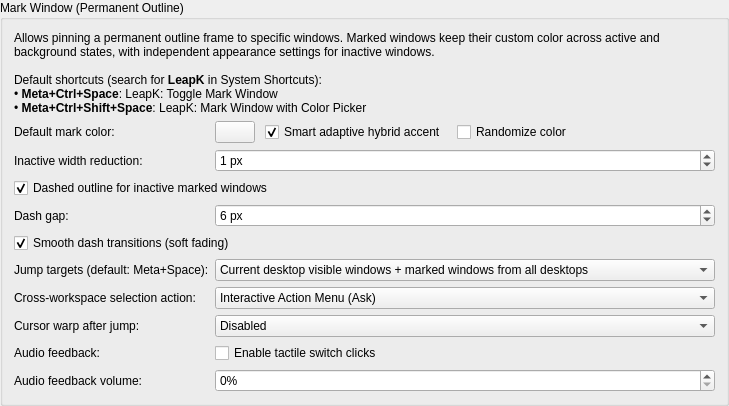
        <widget class="QGroupBox" name="groupMarkWindow">
         <property name="title">
          <string>Mark Window (Permanent Outline)</string>
         </property>
         <layout class="QFormLayout" name="formLayoutMarkWindow">
          <item row="0" column="0" colspan="2">
           <widget class="QLabel" name="label_markWindowDescription">
            <property name="text">
             <string>Allows pinning a permanent outline frame to specific windows. Marked windows keep their custom color across active and background states, with independent appearance settings for inactive windows.&lt;br&gt;&lt;br&gt;Default shortcuts (search for &lt;b&gt;LeapK&lt;/b&gt; in System Shortcuts):&lt;br&gt;&amp;bull; &lt;b&gt;Meta+Ctrl+Space&lt;/b&gt;: LeapK: Toggle Mark Window&lt;br&gt;&amp;bull; &lt;b&gt;Meta+Ctrl+Shift+Space&lt;/b&gt;: LeapK: Mark Window with Color Picker</string>
            </property>
            <property name="wordWrap">
             <bool>true</bool>
            </property>
           </widget>
          </item>
          <item row="1" column="0">
           <widget class="QLabel" name="label_markDefaultColor">
            <property name="text">
             <string>Default mark color:</string>
            </property>
            <property name="toolTip">
             <string>Default outline color used when toggling window mark via shortcut (default: #e74c3c red).</string>
            </property>
           </widget>
          </item>
          <item row="1" column="1">
           <layout class="QHBoxLayout" name="layoutMarkDefaultColor">
            <property name="spacing">
             <number>10</number>
            </property>
            <item>
             <widget class="KColorButton" name="kcfg_MarkDefaultColor">
              <property name="alphaChannelEnabled">
               <bool>true</bool>
              </property>
              <property name="toolTip">
               <string>Default outline color used when toggling window mark via shortcut.</string>
              </property>
             </widget>
            </item>
            <item>
             <widget class="QCheckBox" name="kcfg_MarkSmartAdaptive">
              <property name="text">
               <string>Smart adaptive hybrid accent</string>
              </property>
              <property name="checked">
               <bool>true</bool>
              </property>
              <property name="toolTip">
               <string>Automatically extract each window's mark outline color using the Smart Adaptive (Hybrid) algorithm based on its live content and icon.</string>
              </property>
             </widget>
            </item>
            <item>
             <widget class="QCheckBox" name="kcfg_MarkRandomColor">
              <property name="text">
               <string>Randomize color</string>
              </property>
              <property name="checked">
               <bool>false</bool>
              </property>
              <property name="toolTip">
               <string>Randomize the outline color each time a window is marked instead of using a fixed default color.</string>
              </property>
             </widget>
            </item>
            <item>
             <spacer name="spacerMarkDefaultColor">
              <property name="orientation">
               <enum>Qt::Horizontal</enum>
              </property>
              <property name="sizeHint" stdset="0">
               <size>
                <width>40</width>
                <height>20</height>
               </size>
              </property>
             </spacer>
            </item>
           </layout>
          </item>
          <item row="2" column="0">
           <widget class="QLabel" name="label_markInactiveWidthReduction">
            <property name="text">
             <string>Inactive width reduction:</string>
            </property>
            <property name="toolTip">
             <string>Reduces the outline border thickness for inactive marked windows by this amount in pixels (default: 1 px). Clamped to a minimum of 1 px.</string>
            </property>
           </widget>
          </item>
          <item row="2" column="1">
           <widget class="QSpinBox" name="kcfg_MarkInactiveWidthReduction">
            <property name="toolTip">
             <string>Reduces the outline border thickness for inactive marked windows by this amount in pixels (default: 1 px). Clamped to a minimum of 1 px.</string>
            </property>
            <property name="minimum">
             <number>0</number>
            </property>
            <property name="maximum">
             <number>10</number>
            </property>
            <property name="singleStep">
             <number>1</number>
            </property>
            <property name="value">
             <number>1</number>
            </property>
            <property name="suffix">
             <string> px</string>
            </property>
            <property name="specialValueText">
             <string>0 px (same width)</string>
            </property>
           </widget>
          </item>
          <item row="3" column="0" colspan="2">
           <widget class="QCheckBox" name="kcfg_MarkInactiveDashed">
            <property name="text">
             <string>Dashed outline for inactive marked windows</string>
            </property>
            <property name="checked">
             <bool>true</bool>
            </property>
            <property name="toolTip">
             <string>Renders inactive marked window outlines with a dashed line pattern instead of a solid line.</string>
            </property>
           </widget>
          </item>
          <item row="4" column="0">
           <widget class="QLabel" name="label_markInactiveDashGap">
            <property name="text">
             <string>Dash gap:</string>
            </property>
            <property name="toolTip">
             <string>Spacing / gap between dashes in pixels for inactive marked window outlines (default: 6 px).</string>
            </property>
           </widget>
          </item>
          <item row="4" column="1">
           <widget class="QSpinBox" name="kcfg_MarkInactiveDashGap">
            <property name="toolTip">
             <string>Spacing / gap between dashes in pixels for inactive marked window outlines (default: 6 px).</string>
            </property>
            <property name="minimum">
             <number>1</number>
            </property>
            <property name="maximum">
             <number>40</number>
            </property>
            <property name="singleStep">
             <number>1</number>
            </property>
            <property name="value">
             <number>6</number>
            </property>
            <property name="suffix">
             <string> px</string>
            </property>
           </widget>
          </item>
          <item row="5" column="0" colspan="2">
           <widget class="QCheckBox" name="kcfg_MarkInactiveDashSmooth">
            <property name="text">
             <string>Smooth dash transitions (soft fading)</string>
            </property>
            <property name="checked">
             <bool>true</bool>
            </property>
            <property name="toolTip">
             <string>Applies a smooth alpha gradient fade between dashes and gaps on marked window outlines.</string>
            </property>
           </widget>
          </item>
          <item row="6" column="0">
           <widget class="QLabel" name="label_jumpTargets">
            <property name="text">
             <string>Jump targets (default: Meta+Space):</string>
            </property>
            <property name="toolTip">
             <string>Scope of windows included when pressing the Jump to Window shortcut (default: Meta+Space).</string>
            </property>
           </widget>
          </item>
          <item row="6" column="1">
           <widget class="QComboBox" name="kcfg_JumpTargets">
            <property name="toolTip">
             <string>Scope of windows included when pressing the Jump to Window shortcut (default: Meta+Space).</string>
            </property>
            <item>
             <property name="text">
              <string>Current desktop visible windows + marked windows from all desktops</string>
             </property>
            </item>
            <item>
             <property name="text">
              <string>Current desktop all windows (visible &amp; minimized) + marked windows from all desktops</string>
             </property>
            </item>
            <item>
             <property name="text">
              <string>All windows across all virtual desktops (visible &amp; minimized)</string>
             </property>
            </item>
            <item>
             <property name="text">
              <string>Marked windows only (all desktops)</string>
             </property>
            </item>
           </widget>
          </item>
          <item row="7" column="0">
           <widget class="QLabel" name="label_superJumpCrossWsAction">
            <property name="text">
             <string>Cross-workspace selection action:</string>
            </property>
            <property name="toolTip">
             <string>Action taken when selecting a window from another workspace in Super Jump mode (Meta+A).</string>
            </property>
           </widget>
          </item>
          <item row="7" column="1">
            <widget class="QComboBox" name="kcfg_SuperJumpCrossWsAction">
             <property name="toolTip">
              <string>Action taken when selecting a window from another workspace in Super Jump mode (Meta+A).</string>
             </property>
             <item>
              <property name="text">
               <string>Interactive Action Menu (Ask)</string>
              </property>
             </item>
             <item>
              <property name="text">
               <string>Direct Jump to Workspace (Classic)</string>
              </property>
             </item>
             <item>
              <property name="text">
               <string>Direct Move to Current Workspace</string>
              </property>
             </item>
            </widget>
          </item>
          <item row="8" column="0">
           <widget class="QLabel" name="label_cursorWarpMode">
            <property name="text">
             <string>Cursor warp after jump:</string>
            </property>
            <property name="toolTip">
             <string>Automatically move mouse pointer to the target window after jumping to it.</string>
            </property>
           </widget>
          </item>
          <item row="8" column="1">
           <widget class="QComboBox" name="kcfg_CursorWarpMode">
            <property name="toolTip">
             <string>Automatically move mouse pointer to the target window after jumping to it.</string>
            </property>
            <item>
             <property name="text">
              <string>Disabled</string>
             </property>
            </item>
            <item>
             <property name="text">
              <string>Center of Window</string>
             </property>
            </item>
            <item>
             <property name="text">
              <string>Top-Left Titlebar</string>
             </property>
            </item>
           </widget>
          </item>
          <item row="9" column="0">
           <widget class="QLabel" name="label_soundFeedbackEnabled">
            <property name="text">
             <string>Audio feedback:</string>
            </property>
            <property name="toolTip">
             <string>Subtle mechanical click when entering jump mode and landing on window.</string>
            </property>
           </widget>
          </item>
          <item row="9" column="1">
           <widget class="QCheckBox" name="kcfg_SoundFeedbackEnabled">
            <property name="text">
             <string>Enable tactile switch clicks</string>
            </property>
            <property name="toolTip">
             <string>Play a very quiet, minimalist mechanical switch click on jump mode activation and landing.</string>
            </property>
           </widget>
          </item>
          <item row="10" column="0">
           <widget class="QLabel" name="label_soundFeedbackVolume">
            <property name="text">
             <string>Audio feedback volume:</string>
            </property>
           </widget>
          </item>
          <item row="10" column="1">
           <widget class="QSpinBox" name="kcfg_SoundFeedbackVolume">
            <property name="minimum">
             <number>0</number>
            </property>
            <property name="maximum">
             <number>100</number>
            </property>
            <property name="singleStep">
             <number>5</number>
            </property>
            <property name="suffix">
             <string>%</string>
            </property>
           </widget>
          </item>
         </layout>
        </widget>
